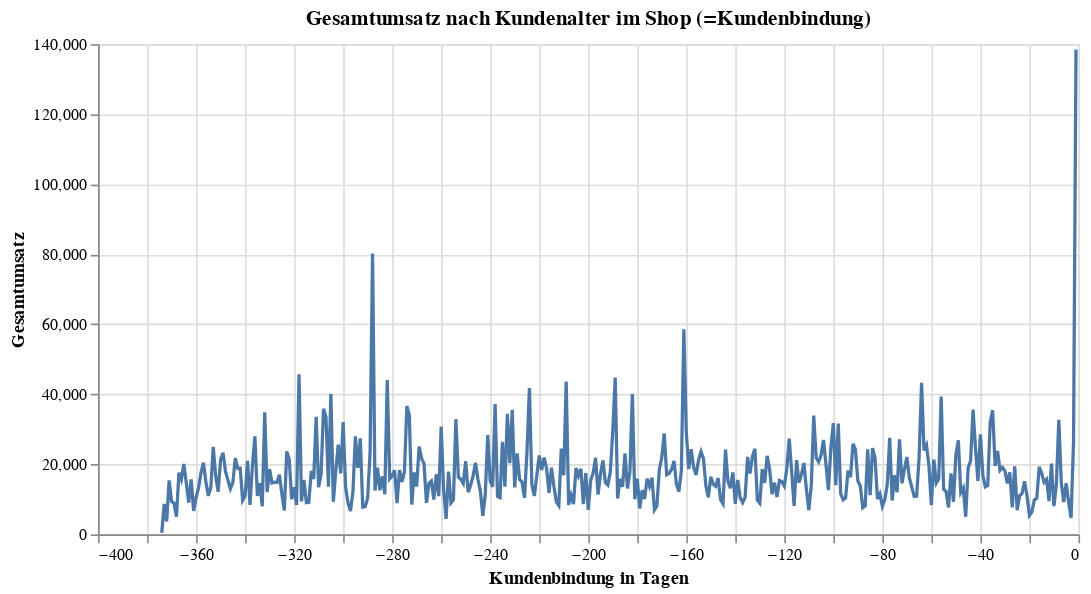

The notebook cell saved with this chart:
### Markdown cell above
#### H2: Kunden, die schon länger im Online-Shop einkaufen, generieren einen höheren Umsatz.

### Code cell
# Berechnung des Gesamtumsatzes für jedes Land

# "CustomerAge" anlegen: Anzahl der Tage zwischen dem frühesten Rechnungsdatum und der ersten Rechnung je Kunde
df['InvoiceDate'] = pd.to_datetime(df['InvoiceDate'])
df['CustomerAge'] = (df.groupby('CustomerID')['InvoiceDate'].transform('min') - df['InvoiceDate']).dt.days

# Daten nach 'CustomerAge' gruppieren und Gesamtumsatz für jede Gruppe berechnen
age_sales = df.groupby('CustomerAge')['TotalPrice'].sum()

# Erstellen eines DataFrame mit den Spalten "CustomerAge" und "TotalPrice".
df_age_sales = pd.DataFrame({'CustomerAge': age_sales.index, 'TotalSales': age_sales.values})

# Neukunden herausfiltern (sonst massive Verzerrung der Visualisierung)
df_age_sales = df_age_sales[df_age_sales['CustomerAge'] < 0]

# Visualisierung des Gesamtumsatzes, der von Kunden auf Grundlage dessen, wie lange sie schon im Online-Shop einkaufen, generiert wurde
chart = alt.Chart(df_age_sales).mark_line().encode(
    x=alt.X('CustomerAge', axis=alt.Axis(title='Kundenbindung in Tagen')),
    y=alt.Y('TotalSales', axis=alt.Axis(title='Gesamtumsatz')),
    tooltip = ['CustomerAge', 'TotalSales']
).properties(
    width=600,
    height=300,
    title='Gesamtumsatz nach Kundenalter im Shop (=Kundenbindung)'
)

chart

### Figure 1 — Vega-Lite specification as saved in the notebook (floating-point values rounded to 4 significant figures; data arrays with more than 128 entries replaced by an {"elided": "..."} marker saying what was removed)
{"config": {"view": {"continuousWidth": 400, "continuousHeight": 300}}, "data": {"name": "data-933fbdb5f62848d1d36b7c35106bef15"}, "mark": "line", "encoding": {"tooltip": [{"field": "CustomerAge", "type": "quantitative"}, {"field": "TotalSales", "type": "quantitative"}], "x": {"axis": {"title": "Kundenbindung in Tagen"}, "field": "CustomerAge", "type": "quantitative"}, "y": {"axis": {"title": "Gesamtumsatz"}, "field": "TotalSales", "type": "quantitative"}}, "height": 300, "title": "Gesamtumsatz nach Kundenalter im Shop (=Kundenbindung)", "width": 600, "$schema": "https://vega.github.io/schema/vega-lite/v4.17.0.json", "datasets": {"data-933fbdb5f62848d1d36b7c35106bef15": {"elided": "374 records"}}}
